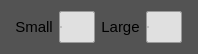
<?xml version="1.0" encoding="UTF-8"?>
<ui version="4.0">
 <class>FocalPointControlWidget</class>
 <widget class="QWidget" name="FocalPointControlWidget">
  <property name="geometry">
   <rect>
    <x>0</x>
    <y>0</y>
    <width>198</width>
    <height>54</height>
   </rect>
  </property>
  <property name="windowTitle">
   <string>Form</string>
  </property>
  <property name="styleSheet">
   <string notr="true">background-color: rgb(83, 83, 83);</string>
  </property>
  <layout class="QHBoxLayout" name="horizontalLayout_3">
   <item>
    <spacer name="horizontalSpacer">
     <property name="orientation">
      <enum>Qt::Orientation::Horizontal</enum>
     </property>
     <property name="sizeHint" stdset="0">
      <size>
       <width>40</width>
       <height>20</height>
      </size>
     </property>
    </spacer>
   </item>
   <item>
    <layout class="QHBoxLayout" name="horizontalLayout_2">
     <item>
      <widget class="QLabel" name="smallFocalSpotLbl">
       <property name="sizePolicy">
        <sizepolicy hsizetype="Preferred" vsizetype="Preferred">
         <horstretch>0</horstretch>
         <verstretch>0</verstretch>
        </sizepolicy>
       </property>
       <property name="minimumSize">
        <size>
         <width>0</width>
         <height>0</height>
        </size>
       </property>
       <property name="maximumSize">
        <size>
         <width>40</width>
         <height>16777215</height>
        </size>
       </property>
       <property name="font">
        <font>
         <pointsize>11</pointsize>
        </font>
       </property>
       <property name="text">
        <string>Small</string>
       </property>
       <property name="alignment">
        <set>Qt::AlignmentFlag::AlignCenter</set>
       </property>
      </widget>
     </item>
     <item>
      <widget class="QRadioButton" name="smallFocalSpotRadioButton">
       <property name="sizePolicy">
        <sizepolicy hsizetype="Preferred" vsizetype="Fixed">
         <horstretch>0</horstretch>
         <verstretch>0</verstretch>
        </sizepolicy>
       </property>
       <property name="minimumSize">
        <size>
         <width>36</width>
         <height>0</height>
        </size>
       </property>
       <property name="maximumSize">
        <size>
         <width>50</width>
         <height>50</height>
        </size>
       </property>
       <property name="styleSheet">
        <string notr="true">QRadioButton {
    background-color: #e0e0e0;
    border: 1px solid #999;
    border-radius: 2px;
    padding: 1px 1px;
    min-width: 32px;
    text-align: center;
}

QRadioButton::indicator {
    width: 0;
    height: 0;
}

QRadioButton:checked {
    background-color: #0078d7;
    color: white;
    font-weight: bold;
}
</string>
       </property>
       <property name="text">
        <string/>
       </property>
       <property name="icon">
        <iconset resource="../../resources.qrc">
         <normaloff>:/Images/Asset/Icon/SmallFocusPoint.png</normaloff>:/Images/Asset/Icon/SmallFocusPoint.png</iconset>
       </property>
       <property name="iconSize">
        <size>
         <width>32</width>
         <height>32</height>
        </size>
       </property>
      </widget>
     </item>
    </layout>
   </item>
   <item>
    <layout class="QHBoxLayout" name="horizontalLayout">
     <item>
      <widget class="QLabel" name="largeFocalSpotLbl">
       <property name="maximumSize">
        <size>
         <width>40</width>
         <height>16777215</height>
        </size>
       </property>
       <property name="font">
        <font>
         <pointsize>11</pointsize>
        </font>
       </property>
       <property name="text">
        <string>Large</string>
       </property>
       <property name="alignment">
        <set>Qt::AlignmentFlag::AlignCenter</set>
       </property>
      </widget>
     </item>
     <item>
      <widget class="QRadioButton" name="largeFocalSpotRadioButton">
       <property name="sizePolicy">
        <sizepolicy hsizetype="Preferred" vsizetype="Fixed">
         <horstretch>0</horstretch>
         <verstretch>0</verstretch>
        </sizepolicy>
       </property>
       <property name="minimumSize">
        <size>
         <width>36</width>
         <height>0</height>
        </size>
       </property>
       <property name="maximumSize">
        <size>
         <width>50</width>
         <height>50</height>
        </size>
       </property>
       <property name="styleSheet">
        <string notr="true">QRadioButton {
    background-color: #e0e0e0;
    border: 1px solid #999;
    border-radius: 2px;
    padding: 1px 1px;
    min-width: 32px;
    text-align: center;
}

QRadioButton::indicator {
    width: 0;
    height: 0;
}

QRadioButton:checked {
    background-color: #0078d7;
    color: white;
    font-weight: bold;
}
</string>
       </property>
       <property name="text">
        <string/>
       </property>
       <property name="icon">
        <iconset resource="../../resources.qrc">
         <normaloff>:/Images/Asset/Icon/LargFocusPoint.png</normaloff>:/Images/Asset/Icon/LargFocusPoint.png</iconset>
       </property>
       <property name="iconSize">
        <size>
         <width>32</width>
         <height>32</height>
        </size>
       </property>
      </widget>
     </item>
    </layout>
   </item>
   <item>
    <spacer name="horizontalSpacer_2">
     <property name="orientation">
      <enum>Qt::Orientation::Horizontal</enum>
     </property>
     <property name="sizeHint" stdset="0">
      <size>
       <width>40</width>
       <height>20</height>
      </size>
     </property>
    </spacer>
   </item>
  </layout>
 </widget>
 <resources>
  <include location="../../resources.qrc"/>
 </resources>
 <connections/>
</ui>
